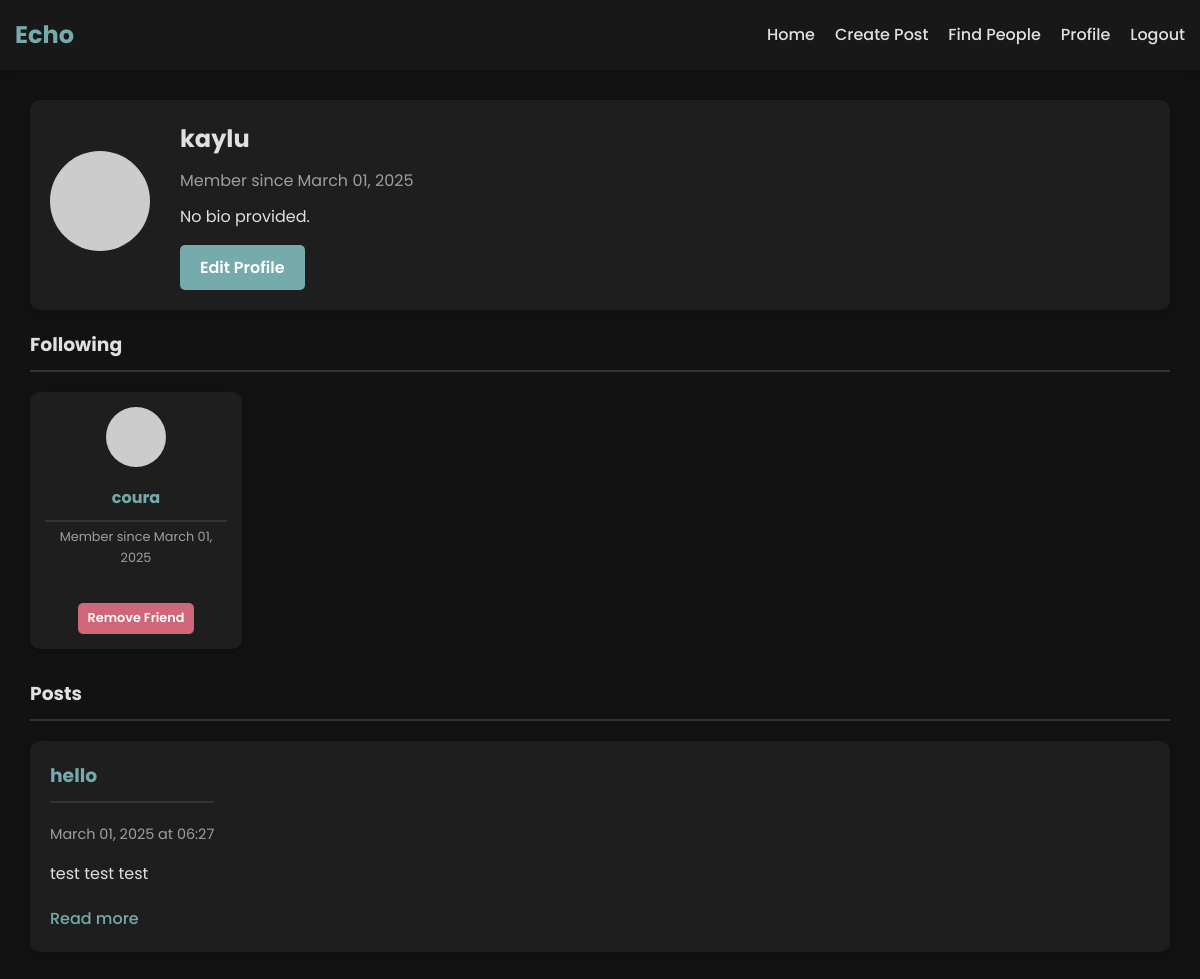
The app's page /profile/kaylu (signed in), older data.
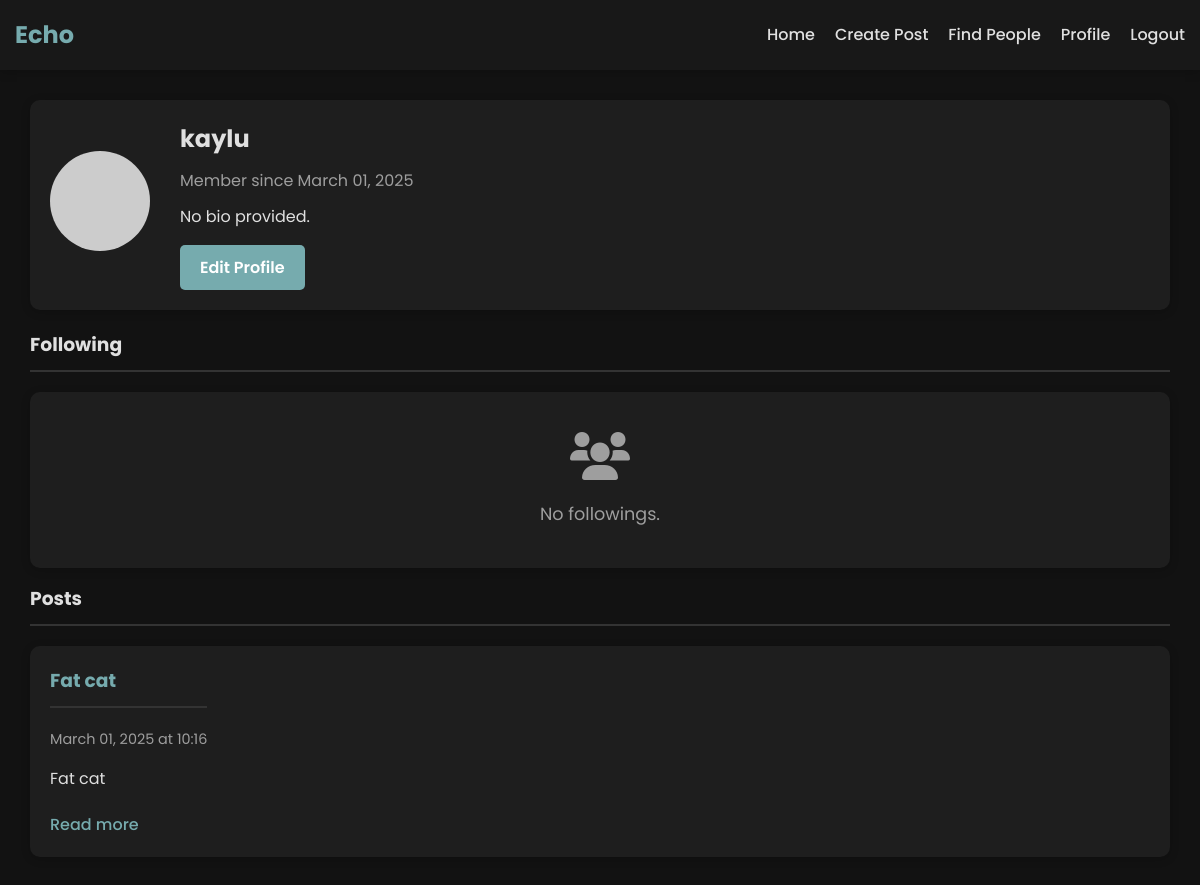
The same page, newer data.
### app.py (models this page shows, shortened)
class User(UserMixin, db.Model):
    id = db.Column(db.Integer, primary_key=True)
    username = db.Column(db.String(80), unique=True, nullable=False)
    email = db.Column(db.String(120), unique=True, nullable=False)
    password_hash = db.Column(db.String(128), nullable=False)
    bio = db.Column(db.Text, default='')
    join_date = db.Column(db.DateTime, default=datetime.utcnow)
    posts = db.relationship('Post', backref='author', lazy=True)
    likes = db.relationship('Like', backref='user', lazy='dynamic', cascade='all, delete-orphan')
    friends = db.relationship('User',
                              secondary=friendship,
                              primaryjoin=(friendship.c.user_id == id),
                              secondaryjoin=(friendship.c.friend_id == id),
                              backref=db.backref('followed_by', lazy='dynamic'),
                              lazy='dynamic')

class Post(db.Model):
    id = db.Column(db.Integer, primary_key=True)
    title = db.Column(db.String(100), nullable=False)
    content = db.Column(db.Text, nullable=False)
    timestamp = db.Column(db.DateTime, default=datetime.utcnow)
    user_id = db.Column(db.Integer, db.ForeignKey('user.id'), nullable=False)
    likes = db.relationship('Like', backref='post', lazy='dynamic', cascade='all, delete-orphan')

### app.py (the view)
@app.route('/profile/<username>')
@login_required
def profile(username):
    user = User.query.filter_by(username=username).first_or_404()
    posts = Post.query.filter_by(author=user).order_by(Post.timestamp.desc()).all()
    friends = user.friends.all()
    return render_template('profile.html', user=user, posts=posts, friends=friends)

### app.py (called while the page is built)
@login_manager.user_loader
def load_user(user_id):
    return User.query.get(int(user_id))

### templates/profile.html (shortened to what this page needs)
{% extends 'base.html' %}
{% block content %}
<div class="profile-container">
    <div class="profile-header">
        <div class="profile-avatar">
            <img src="https://ui-avatars.com/api/?name={{ user.username }}&size=128&background=random" alt="Profile">
        </div>
        <div class="profile-info">
            <h2>{{ user.username }}</h2>
            <p class="join-date">Member since {{ user.join_date.strftime('%B %d, %Y') }}</p>
            <p class="bio">{{ user.bio or "No bio provided." }}</p>
            {% if current_user.is_authenticated and current_user.id == user.id %}
                <a href="{{ url_for('edit_profile') }}" class="btn btn-secondary">Edit Profile</a>
            {% elif current_user.is_authenticated and current_user.id != user.id %}
                {% if current_user.is_friend(user) %}
                    <a href="{{ url_for('remove_friend', user_id=user.id) }}" class="btn btn-danger">Remove Friend</a>
                {% else %}
                    <a href="{{ url_for('add_friend', user_id=user.id) }}" class="btn btn-primary">Add Friend</a>
                {% endif %}
            {% endif %}
        </div>
    </div>
    <div class="profile-content">
        <h3 class="profile-tag">Following</h3>
        {% if friends %}
            <div class="friends-container">
                {% for friend in friends %}
                    <div class="user-card">
                        <div class="user-avatar">
                            <img src="https://ui-avatars.com/api/?name={{ friend.username }}&size=80&background=random" alt="{{ friend.username }}">
                        </div>
                        <div class="user-info">
                            <h3><a href="{{ url_for('profile', username=friend.username) }}">{{ friend.username }}</a></h3>
                            <p class="join-date">Member since {{ friend.join_date.strftime('%B %d, %Y') }}</p>
                        </div>
                        <div class="user-actions">
                            {% if current_user.is_authenticated and current_user.id == user.id %}
                                <a href="{{ url_for('remove_friend', user_id=friend.id) }}" class="btn btn-danger">Remove Friend</a>
                            {% endif %}
                        </div>
                    </div>
                {% endfor %}
            </div>
        {% else %}
            <div class="empty-state">
                <i class="fas fa-users"></i>
                <p>No followings.</p>
            </div>
        {% endif %}
        <h3 class="profile-tag">Posts</h3>
        {% if posts %}
            <div class="posts-container">
                {% for post in posts %}
                    <div class="post-card">
                        <div class="post-header">
                            <div class="post-info">
                                <h3><a href="{{ url_for('post', post_id=post.id) }}">{{ post.title }}</a></h3>
                                <p class="date">{{ post.timestamp.strftime('%B %d, %Y at %H:%M') }}</p>
                            </div>
                        </div>
                        <div class="post-content">
                            <p>{{ post.content[:200] }}{% if post.content|length > 200 %}...{% endif %}</p>
                            <a href="{{ url_for('post', post_id=post.id) }}" class="read-more">Read more</a>
                        </div>
                    </div>
                {% endfor %}
            </div>
        {% else %}
            <div class="empty-state">
                <i class="fas fa-file-alt"></i>
                <p>No posts yet.</p>
            </div>
        {% endif %}
    </div>
</div>
{% endblock %}

Row changes from the older to the newer data that the page shows:
no longer on this page (row edited): User: username "coura", join_date "March 01, 2025"
removed Post: title "hello", timestamp "March 01, 2025 at 06:27", content "test test test"
added Post: title "Fat cat", timestamp "March 01, 2025 at 10:16", content "Fat cat"
Text that changed along with them:
text now shown: "No followings."
